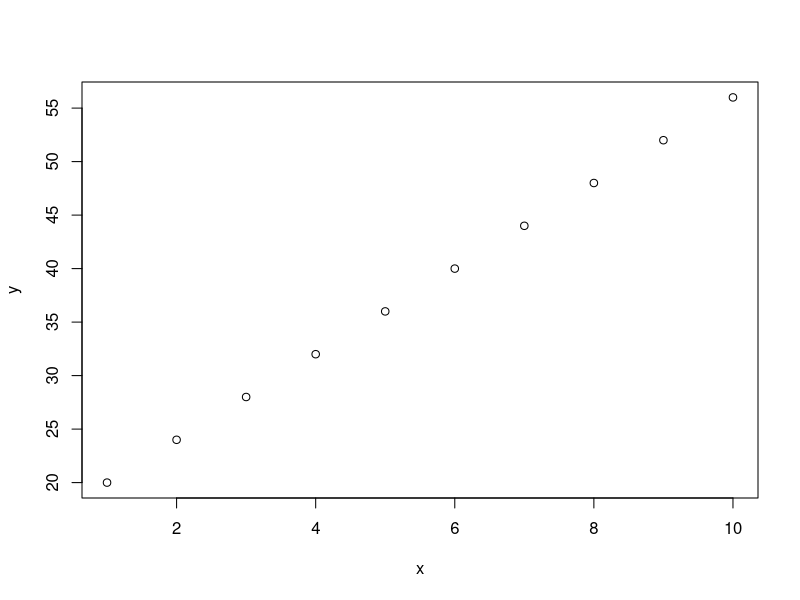

This figure's R source:
## ---- chunk 1
knitr::opts_chunk$set(echo = TRUE)
## ---- chunk 2
fruits <- c( "strawberry", "apple", "orange", "mango" )
## ---- chunk 3
fruits[ 2 ]
## ---- chunk 4
bets <- c( 5, 100, 60, 80, 2, 64, 234, 1004 )
bets[ 3 ]
## ---- chunk 5
fruits[ 2 ] <- "mandarin"
fruits
## ---- chunk 6
fruits <- c( fruits, "apple" )
fruits
## ---- chunk 7
fruits <- fruits[ -length(fruits) ]
fruits
## ---- chunk 8
fruits <- c( fruits, "apple" )
fruits
## ---- chunk 9
bets[ 2:4 ] <- rep( 6, times = length( 2:4 ) )
bets

## ---- chunk 10
animals <- c( "cat", "dog", "monkey" )
names( animals ) <- c( "an.1", "an.2", "an.3" )
animals
animals[ 3 ]
animals[ "an.3" ]

all.equal( animals[ 3 ], animals[ "an.3" ] )
## ---- chunk 11
for ( fruit in seq( 1:length( fruits ) ) ){
  
  cat( "I like to eat", fruits[ fruit ], "\n" )  
  
}
## ---- chunk 12
seq( 1:length( fruits ) )
## ---- chunk 13
places <- c( "Bethnal Green", "Hackney Road", "Romand Road" )
for ( fruit in seq( 1:length( fruits ) ) ){
  
  for ( place in seq( 1:length( places ) ) ){
    
    cat( "I like to eat", fruits[ fruit ], "in", places[ place ], "\n" ) 
    
  }
  
  cat( "\n" )
  
}
## ---- chunk 14
double_function <- function ( x ){
  
  return( 2*x )
  
}
## ---- chunk 15
var_func <- 10 
double_function( var_func )
## ---- chunk 16
function_2 <- function ( x ){
  
  if ( x <  0 ){
    return( abs( x ) )
  }else{
    cat( "Your value is not negative!\n")
    return( x^2 )
  }
  
}
result_func2 <- function_2( var_func )

## ---- chunk 17
x <- seq( 1:10 )
y <- ( seq( 1:10 ) + 4 ) / 0.25

plot( x, y )
## ---- chunk 18
results <- c( 1, 2, 1, 1, NA, NA, 2, 2 )
sum( results )
sum( results, na.rm = TRUE )
## ---- chunk 19
na_values <- which( is.na( results ) )
results <- results[ -na_values ]
results
## ---- chunk 20
which( results == 2 )
